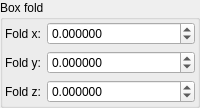
    <widget class="QGroupBox" name="groupBox">
     <property name="title">
      <string>Box fold</string>
     </property>
     <layout class="QVBoxLayout" name="verticalLayout_3">
      <property name="leftMargin">
       <number>2</number>
      </property>
      <property name="topMargin">
       <number>2</number>
      </property>
      <property name="rightMargin">
       <number>2</number>
      </property>
      <property name="bottomMargin">
       <number>2</number>
      </property>
      <item>
       <layout class="QGridLayout" name="gridLayout" columnstretch="0,1">
        <item row="0" column="1">
         <widget class="MyDoubleSpinBox" name="spinbox3_transf_addition_constant_111_x">
          <property name="sizePolicy">
           <sizepolicy hsizetype="Minimum" vsizetype="Maximum">
            <horstretch>0</horstretch>
            <verstretch>0</verstretch>
           </sizepolicy>
          </property>
          <property name="prefix">
           <string/>
          </property>
          <property name="decimals">
           <number>6</number>
          </property>
          <property name="minimum">
           <double>-99.989999999999995</double>
          </property>
          <property name="singleStep">
           <double>0.100000000000000</double>
          </property>
         </widget>
        </item>
        <item row="0" column="0">
         <widget class="QLabel" name="label_105">
          <property name="text">
           <string>Fold x:</string>
          </property>
         </widget>
        </item>
        <item row="1" column="0">
         <widget class="QLabel" name="label_106">
          <property name="text">
           <string>Fold y:</string>
          </property>
         </widget>
        </item>
        <item row="2" column="0">
         <widget class="QLabel" name="label_107">
          <property name="text">
           <string>Fold z:</string>
          </property>
         </widget>
        </item>
        <item row="1" column="1">
         <widget class="MyDoubleSpinBox" name="spinbox3_transf_addition_constant_111_y">
          <property name="sizePolicy">
           <sizepolicy hsizetype="Minimum" vsizetype="Maximum">
            <horstretch>0</horstretch>
            <verstretch>0</verstretch>
           </sizepolicy>
          </property>
          <property name="decimals">
           <number>6</number>
          </property>
          <property name="minimum">
           <double>-99.989999999999995</double>
          </property>
          <property name="maximum">
           <double>99.989999999999995</double>
          </property>
          <property name="singleStep">
           <double>0.100000000000000</double>
          </property>
         </widget>
        </item>
        <item row="2" column="1">
         <widget class="MyDoubleSpinBox" name="spinbox3_transf_addition_constant_111_z">
          <property name="sizePolicy">
           <sizepolicy hsizetype="Minimum" vsizetype="Maximum">
            <horstretch>0</horstretch>
            <verstretch>0</verstretch>
           </sizepolicy>
          </property>
          <property name="decimals">
           <number>6</number>
          </property>
          <property name="minimum">
           <double>-99.989999999999995</double>
          </property>
          <property name="maximum">
           <double>99.989999999999995</double>
          </property>
          <property name="singleStep">
           <double>0.100000000000000</double>
          </property>
         </widget>
        </item>
       </layout>
      </item>
     </layout>
    </widget>
